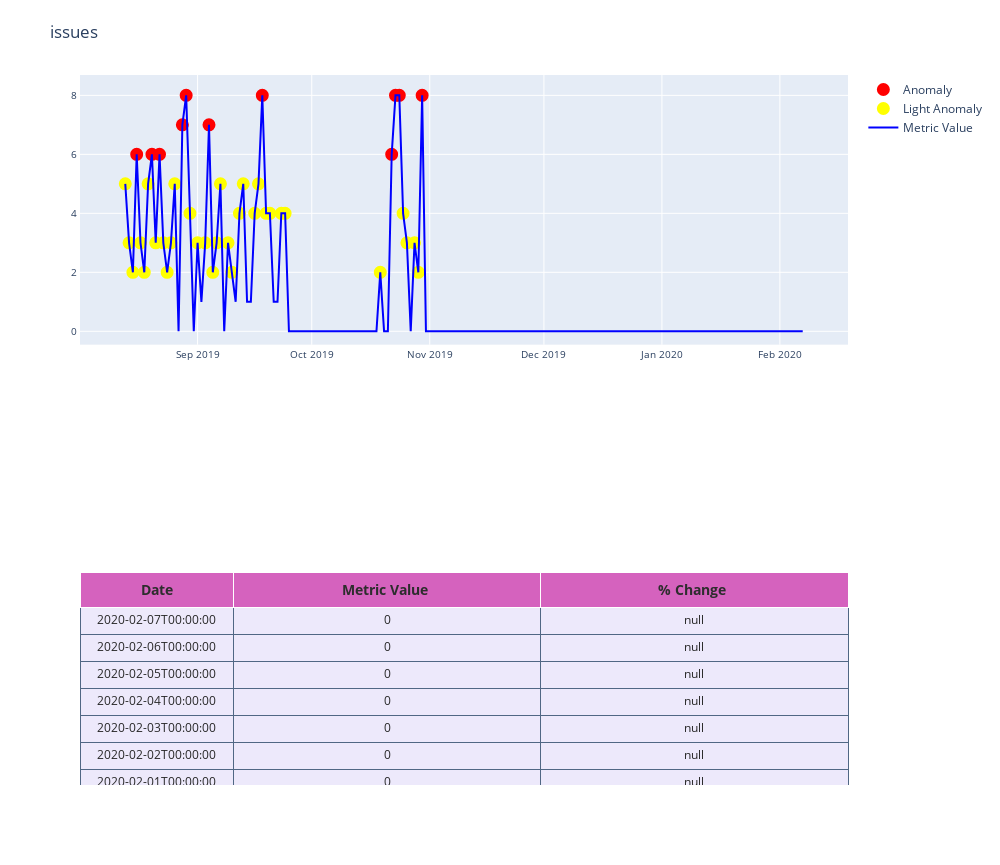
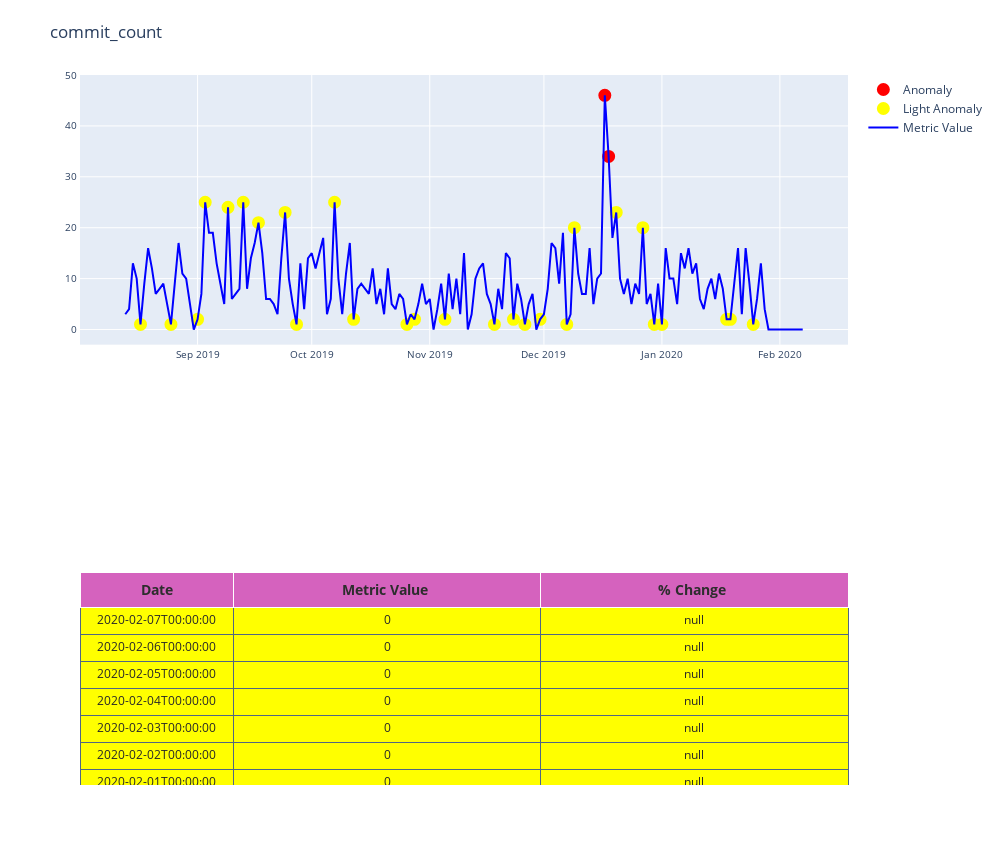
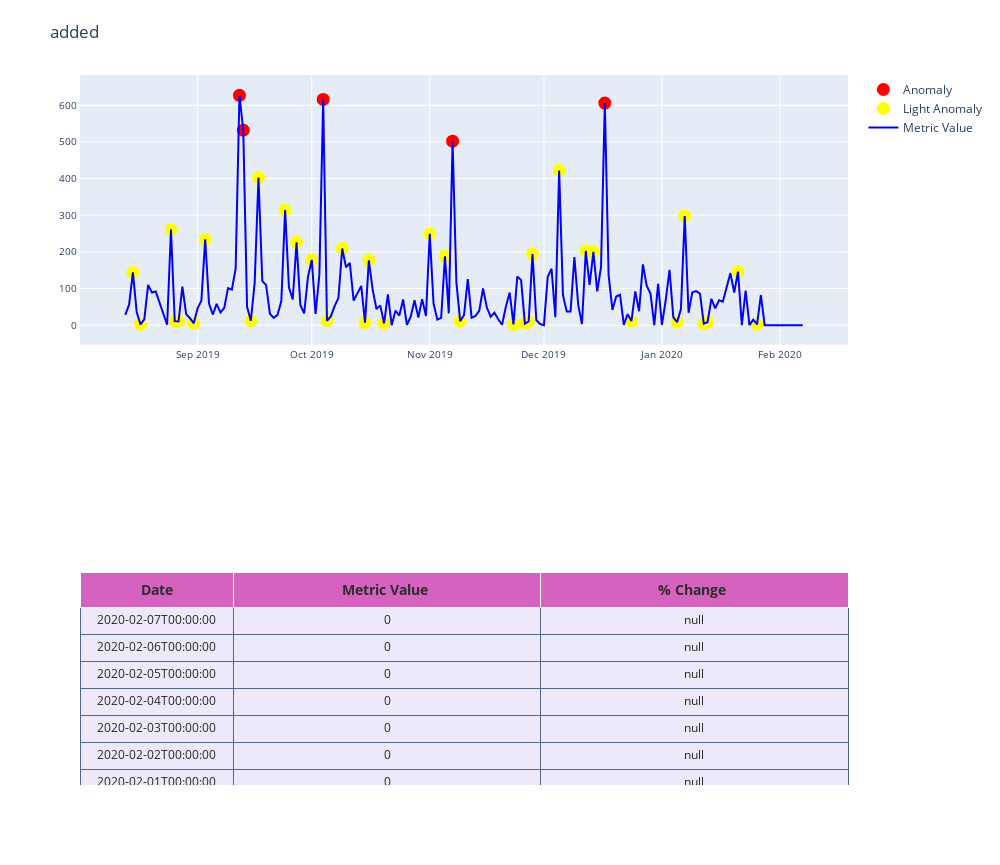
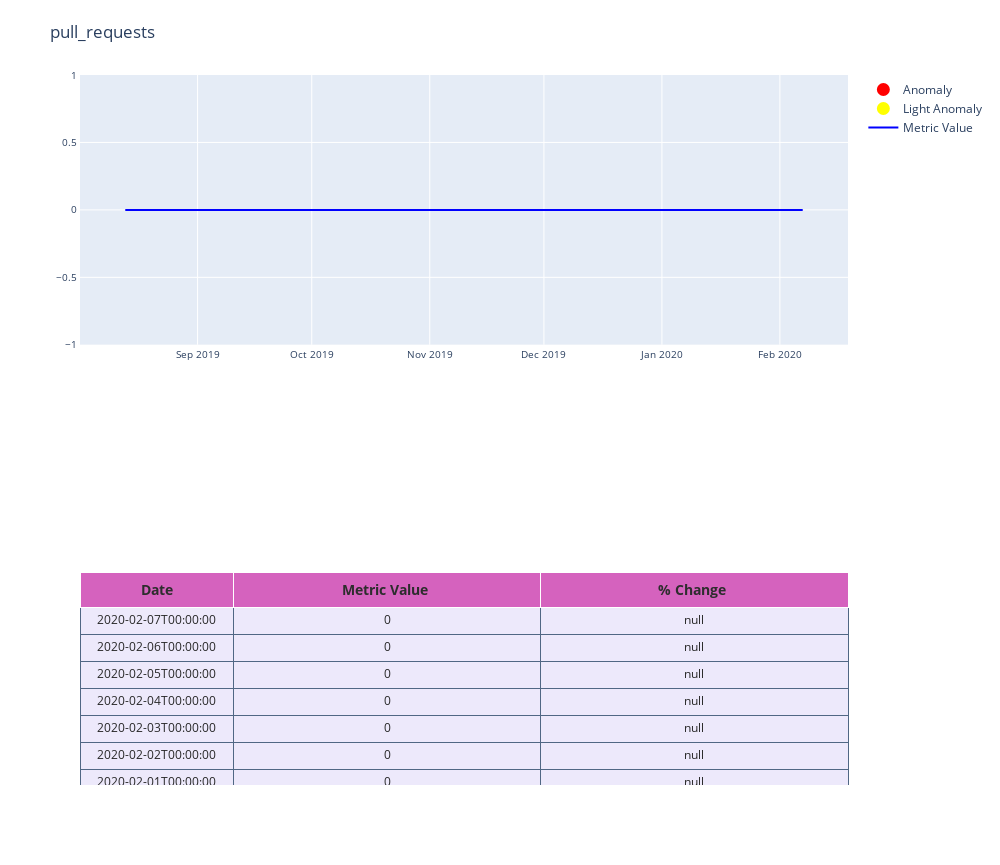

Source (notebook cell) for these figures, in order:
### Markdown cell above
Identify anomalies for individual metrics and plot the results.

X axis — date Y axis — Metric values and anomaly points.

The plots allow us to see the sudden spikes and dips in the metric's value and project the anomalous points onto the plot.

The tables below each plot allow us to examine the raw data and see potential holes or broken pipelines in the data that would need to be fixed in our preprocessing steps. They also let us see which anomalies are low-level (yellow) or high level (red)

### Code cell
import warnings
warnings.filterwarnings('ignore')
for i, field_name in enumerate(to_model_columns):
    print("NEW, metric: {}".format(field_name))
    model.fit(df.iloc[:,i:i+1])
    pred = model.predict(df.iloc[:,i:i+1])
    test_df = pd.DataFrame()
    
    test_df['date_col'] = df.index#df['date']
    test_df.index = df.index
    
    # Find decision function to find the score and classify anomalies
    test_df['score'] = model.decision_function(df.iloc[:,i:i+1])
    test_df[field_name] = df.iloc[:,i:i+1]
    test_df['anomaly'] = pred

    # Get the indexes of outliers in order to compare the metrics with use case anomalies if required
    outliers = test_df.loc[test_df['anomaly'] == -1]
    outlier_index = list(outliers.index)
    test_df = classify_anomalies(test_df,field_name)
    
    # Filter the anomaly_df by days we want to detect anomalies
    begin_detection_date = datetime.datetime.now() - datetime.timedelta(days=180)
    detection_tuples = test_df.index > begin_detection_date
    test_df = test_df.loc[detection_tuples]
    
    plot_anomaly(test_df,field_name)
    
    if test_df.loc[test_df['anomaly_class'] == 2].empty:
        print("No more anomalies to be found")
        continue
#     test_df['anomaly_class'] = pd.to_numeric(test_df['anomaly_class'])
    most_recent_anomaly_date = test_df.loc[test_df['anomaly_class'] == 2]['anomaly_class'].idxmax()
    print("most recent date")
    print(most_recent_anomaly_date)
    most_recent_anomaly = test_df.loc[test_df.index == most_recent_anomaly_date]
    print("MOST RECENT: {}".format(most_recent_anomaly))
    
    display(test_df.head(100))

### Figure 1 — Plotly figure (JSON) as saved in the notebook; plotly's stock layout.template omitted (floating-point values rounded to 4 significant figures; data arrays with more than 128 entries replaced by an {"elided": "..."} marker saying what was removed)
{"data": [{"cells": {"align": ["center", "center", "center", "center", "center"], "fill": {"color": {"elided": "1x179 str values"}}, "font": {"color": ["rgb(40, 40, 40)", "rgb(40, 40, 40)", "rgb(40, 40, 40)", "rgb(40, 40, 40)", "rgb(40, 40, 40)"], "size": 12}, "height": 27, "line": {"color": "#506784"}, "suffix": [null, "", "", "%", ""], "values": {"elided": "3x179 mixed values"}}, "columnwidth": [1, 2], "domain": {"x": [0, 1], "y": [0, 0.3]}, "header": {"fill": {"color": "#d562be"}, "font": {"color": ["rgb(45, 45, 45)", "rgb(45, 45, 45)", "rgb(45, 45, 45)", "rgb(45, 45, 45)", "rgb(45, 45, 45)"], "size": 14}, "height": 20, "values": [["<b>Date</b>"], ["<b>Metric Value </b>"], ["<b>% Change </b>"]]}, "type": "table"}, {"marker": {"color": "red", "line": {"color": "red", "width": 2}, "size": 11}, "mode": "markers", "name": "Anomaly", "showlegend": true, "type": "scatter", "x": {"elided": "179 str values"}, "xaxis": "x", "y": {"elided": "179 int values"}, "yaxis": "y"}, {"marker": {"color": "yellow", "line": {"color": "yellow", "width": 2}, "size": 11}, "mode": "markers", "name": "Light Anomaly", "showlegend": true, "type": "scatter", "x": {"elided": "179 str values"}, "xaxis": "x", "y": {"elided": "179 int values"}, "yaxis": "y"}, {"marker": {"color": "blue", "line": {"width": 1}, "size": 12}, "mode": "lines", "name": "Metric Value", "type": "scatter", "x": {"elided": "179 str values"}, "xaxis": "x", "y": {"elided": "179 int values"}, "yaxis": "y"}], "layout": {"autosize": false, "height": 865, "margin": {"t": 75}, "showlegend": true, "title": {"text": "issues"}, "width": 1000, "xaxis": {"anchor": "y", "domain": [0, 1], "gridcolor": "#ffffff", "mirror": true, "showgrid": true, "showline": true, "showticklabels": true, "tickfont": {"size": 10}, "ticklen": 4, "zeroline": false}, "yaxis": {"anchor": "x", "domain": [0.62, 1], "gridcolor": "#ffffff", "hoverformat": ".2f", "mirror": true, "showgrid": true, "showline": true, "tickfont": {"size": 10}, "ticklen": 4, "zeroline": false}}}

### Figure 2 — Plotly figure (JSON) as saved in the notebook; plotly's stock layout.template omitted (floating-point values rounded to 4 significant figures; data arrays with more than 128 entries replaced by an {"elided": "..."} marker saying what was removed)
{"data": [{"cells": {"align": ["center", "center", "center", "center", "center"], "fill": {"color": {"elided": "1x179 str values"}}, "font": {"color": ["rgb(40, 40, 40)", "rgb(40, 40, 40)", "rgb(40, 40, 40)", "rgb(40, 40, 40)", "rgb(40, 40, 40)"], "size": 12}, "height": 27, "line": {"color": "#506784"}, "suffix": [null, "", "", "%", ""], "values": {"elided": "3x179 mixed values"}}, "columnwidth": [1, 2], "domain": {"x": [0, 1], "y": [0, 0.3]}, "header": {"fill": {"color": "#d562be"}, "font": {"color": ["rgb(45, 45, 45)", "rgb(45, 45, 45)", "rgb(45, 45, 45)", "rgb(45, 45, 45)", "rgb(45, 45, 45)"], "size": 14}, "height": 20, "values": [["<b>Date</b>"], ["<b>Metric Value </b>"], ["<b>% Change </b>"]]}, "type": "table"}, {"marker": {"color": "red", "line": {"color": "red", "width": 2}, "size": 11}, "mode": "markers", "name": "Anomaly", "showlegend": true, "type": "scatter", "x": {"elided": "179 str values"}, "xaxis": "x", "y": {"elided": "179 int values"}, "yaxis": "y"}, {"marker": {"color": "yellow", "line": {"color": "yellow", "width": 2}, "size": 11}, "mode": "markers", "name": "Light Anomaly", "showlegend": true, "type": "scatter", "x": {"elided": "179 str values"}, "xaxis": "x", "y": {"elided": "179 int values"}, "yaxis": "y"}, {"marker": {"color": "blue", "line": {"width": 1}, "size": 12}, "mode": "lines", "name": "Metric Value", "type": "scatter", "x": {"elided": "179 str values"}, "xaxis": "x", "y": {"elided": "179 int values"}, "yaxis": "y"}], "layout": {"autosize": false, "height": 865, "margin": {"t": 75}, "showlegend": true, "title": {"text": "commit_count"}, "width": 1000, "xaxis": {"anchor": "y", "domain": [0, 1], "gridcolor": "#ffffff", "mirror": true, "showgrid": true, "showline": true, "showticklabels": true, "tickfont": {"size": 10}, "ticklen": 4, "zeroline": false}, "yaxis": {"anchor": "x", "domain": [0.62, 1], "gridcolor": "#ffffff", "hoverformat": ".2f", "mirror": true, "showgrid": true, "showline": true, "tickfont": {"size": 10}, "ticklen": 4, "zeroline": false}}}

### Figure 3 — Plotly figure (JSON) as saved in the notebook; plotly's stock layout.template omitted (floating-point values rounded to 4 significant figures; data arrays with more than 128 entries replaced by an {"elided": "..."} marker saying what was removed)
{"data": [{"cells": {"align": ["center", "center", "center", "center", "center"], "fill": {"color": {"elided": "1x179 str values"}}, "font": {"color": ["rgb(40, 40, 40)", "rgb(40, 40, 40)", "rgb(40, 40, 40)", "rgb(40, 40, 40)", "rgb(40, 40, 40)"], "size": 12}, "height": 27, "line": {"color": "#506784"}, "suffix": [null, "", "", "%", ""], "values": {"elided": "3x179 mixed values"}}, "columnwidth": [1, 2], "domain": {"x": [0, 1], "y": [0, 0.3]}, "header": {"fill": {"color": "#d562be"}, "font": {"color": ["rgb(45, 45, 45)", "rgb(45, 45, 45)", "rgb(45, 45, 45)", "rgb(45, 45, 45)", "rgb(45, 45, 45)"], "size": 14}, "height": 20, "values": [["<b>Date</b>"], ["<b>Metric Value </b>"], ["<b>% Change </b>"]]}, "type": "table"}, {"marker": {"color": "red", "line": {"color": "red", "width": 2}, "size": 11}, "mode": "markers", "name": "Anomaly", "showlegend": true, "type": "scatter", "x": {"elided": "179 str values"}, "xaxis": "x", "y": {"elided": "179 int values"}, "yaxis": "y"}, {"marker": {"color": "yellow", "line": {"color": "yellow", "width": 2}, "size": 11}, "mode": "markers", "name": "Light Anomaly", "showlegend": true, "type": "scatter", "x": {"elided": "179 str values"}, "xaxis": "x", "y": {"elided": "179 int values"}, "yaxis": "y"}, {"marker": {"color": "blue", "line": {"width": 1}, "size": 12}, "mode": "lines", "name": "Metric Value", "type": "scatter", "x": {"elided": "179 str values"}, "xaxis": "x", "y": {"elided": "179 int values"}, "yaxis": "y"}], "layout": {"autosize": false, "height": 865, "margin": {"t": 75}, "showlegend": true, "title": {"text": "added"}, "width": 1000, "xaxis": {"anchor": "y", "domain": [0, 1], "gridcolor": "#ffffff", "mirror": true, "showgrid": true, "showline": true, "showticklabels": true, "tickfont": {"size": 10}, "ticklen": 4, "zeroline": false}, "yaxis": {"anchor": "x", "domain": [0.62, 1], "gridcolor": "#ffffff", "hoverformat": ".2f", "mirror": true, "showgrid": true, "showline": true, "tickfont": {"size": 10}, "ticklen": 4, "zeroline": false}}}

### Figure 4 — Plotly figure (JSON) as saved in the notebook; plotly's stock layout.template omitted (floating-point values rounded to 4 significant figures; data arrays with more than 128 entries replaced by an {"elided": "..."} marker saying what was removed)
{"data": [{"cells": {"align": ["center", "center", "center", "center", "center"], "fill": {"color": {"elided": "1x179 str values"}}, "font": {"color": ["rgb(40, 40, 40)", "rgb(40, 40, 40)", "rgb(40, 40, 40)", "rgb(40, 40, 40)", "rgb(40, 40, 40)"], "size": 12}, "height": 27, "line": {"color": "#506784"}, "suffix": [null, "", "", "%", ""], "values": {"elided": "3x179 mixed values"}}, "columnwidth": [1, 2], "domain": {"x": [0, 1], "y": [0, 0.3]}, "header": {"fill": {"color": "#d562be"}, "font": {"color": ["rgb(45, 45, 45)", "rgb(45, 45, 45)", "rgb(45, 45, 45)", "rgb(45, 45, 45)", "rgb(45, 45, 45)"], "size": 14}, "height": 20, "values": [["<b>Date</b>"], ["<b>Metric Value </b>"], ["<b>% Change </b>"]]}, "type": "table"}, {"marker": {"color": "red", "line": {"color": "red", "width": 2}, "size": 11}, "mode": "markers", "name": "Anomaly", "showlegend": true, "type": "scatter", "x": {"elided": "179 str values"}, "xaxis": "x", "y": {"elided": "179 null values"}, "yaxis": "y"}, {"marker": {"color": "yellow", "line": {"color": "yellow", "width": 2}, "size": 11}, "mode": "markers", "name": "Light Anomaly", "showlegend": true, "type": "scatter", "x": {"elided": "179 str values"}, "xaxis": "x", "y": {"elided": "179 null values"}, "yaxis": "y"}, {"marker": {"color": "blue", "line": {"width": 1}, "size": 12}, "mode": "lines", "name": "Metric Value", "type": "scatter", "x": {"elided": "179 str values"}, "xaxis": "x", "y": {"elided": "179 int values"}, "yaxis": "y"}], "layout": {"autosize": false, "height": 865, "margin": {"t": 75}, "showlegend": true, "title": {"text": "pull_requests"}, "width": 1000, "xaxis": {"anchor": "y", "domain": [0, 1], "gridcolor": "#ffffff", "mirror": true, "showgrid": true, "showline": true, "showticklabels": true, "tickfont": {"size": 10}, "ticklen": 4, "zeroline": false}, "yaxis": {"anchor": "x", "domain": [0.62, 1], "gridcolor": "#ffffff", "hoverformat": ".2f", "mirror": true, "showgrid": true, "showline": true, "tickfont": {"size": 10}, "ticklen": 4, "zeroline": false}}}
